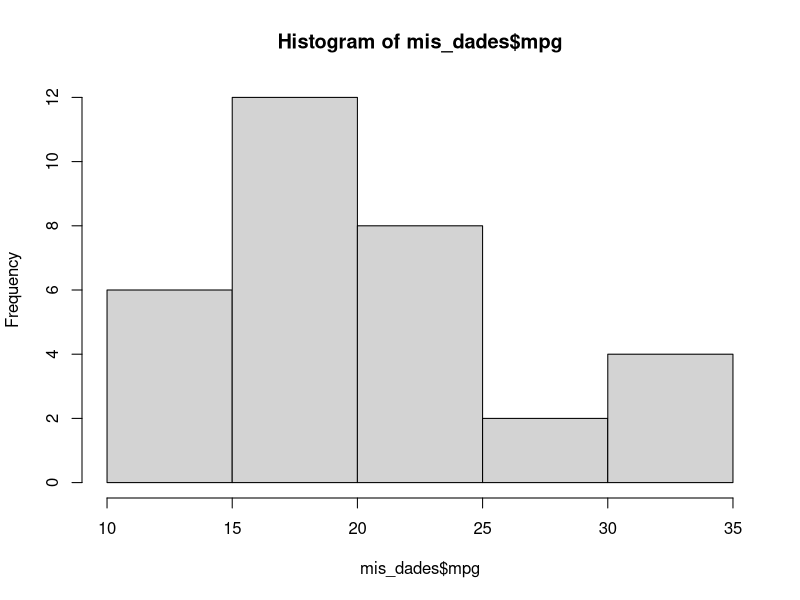

Write the R code that produced this figure.
#Codigo para problema 2

rm(list=ls())
data = mtcars
# lo anterior es para borrar todas las definiciones hechas en R

mis_dades <- mtcars
hist(mis_dades$mpg)

